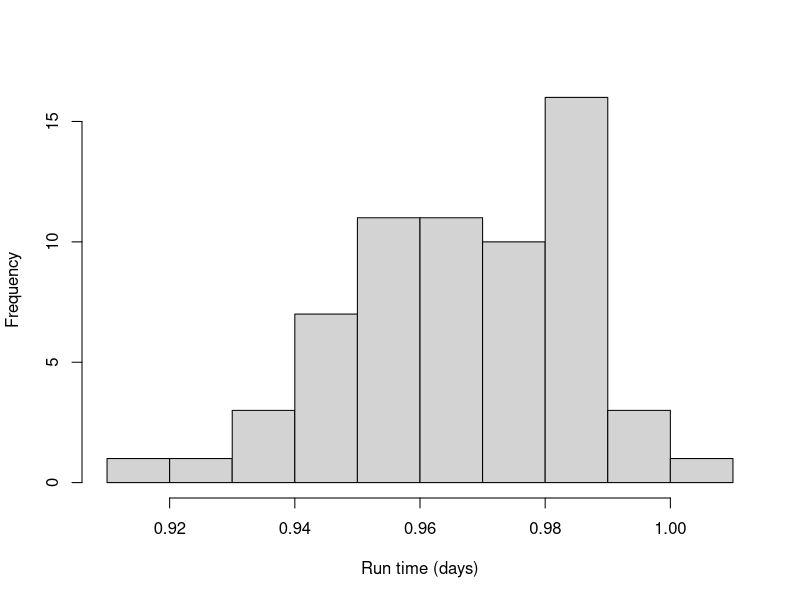
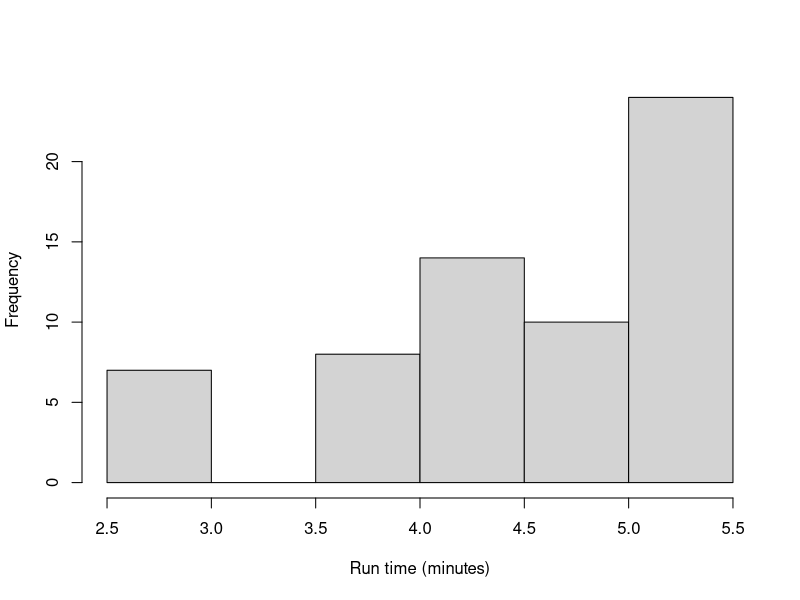
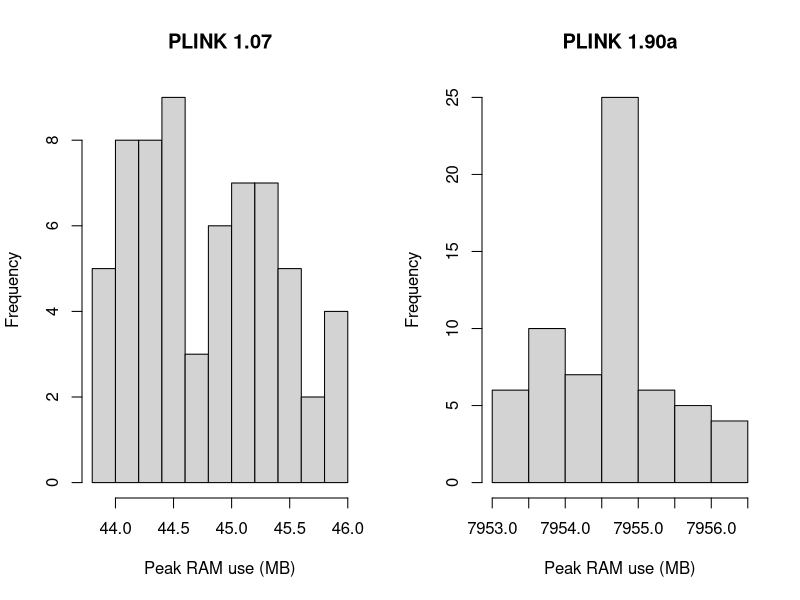

These figures' R source, in order:
## ---- chunk 1
x=read.table("times.txt")
hist(x$V1/(24*60^2),xlab="Run time (days)",main="")
meanrtime=mean(x$V1/(24*60^2))
## ---- chunk 2
x.p190 = read.table("timesP190.txt")
hist(x.p190$V1/(60),xlab="Run time (minutes)",main="")
## ---- chunk 3
par(mfrow=c(1,2))
hist(x$V2/(4*1024),xlab="Peak RAM use (MB)",main="PLINK 1.07")
hist(x.p190$V2/(4*1024),xlab="Peak RAM use (MB)",main="PLINK 1.90a")
